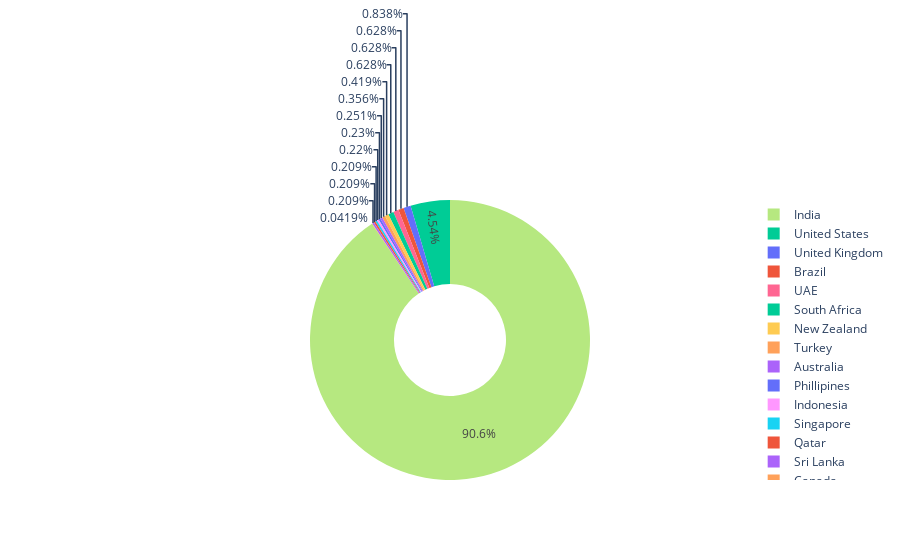

Here is the notebook cell this chart was saved with:
### Code cell
import plotly.express as px
dataframe=final_data["Country"]
px.pie(data_frame=dataframe,names="Country",color="Country",hole=0.4)

### Figure 1 — Plotly figure (JSON) as saved in the notebook; plotly's stock layout.template omitted (floating-point values rounded to 4 significant figures; data arrays with more than 128 entries replaced by an {"elided": "..."} marker saying what was removed)
{"data": [{"customdata": {"elided": "9551x1 str values"}, "domain": {"x": [0, 1], "y": [0, 1]}, "hole": 0.4, "hovertemplate": "Country=%{customdata[0]}<extra></extra>", "labels": {"elided": "9551 str values"}, "legendgroup": "", "marker": {"colors": {"elided": "9551 str values"}}, "name": "", "showlegend": true, "type": "pie"}], "layout": {"legend": {"tracegroupgap": 0}, "margin": {"t": 60}}}
